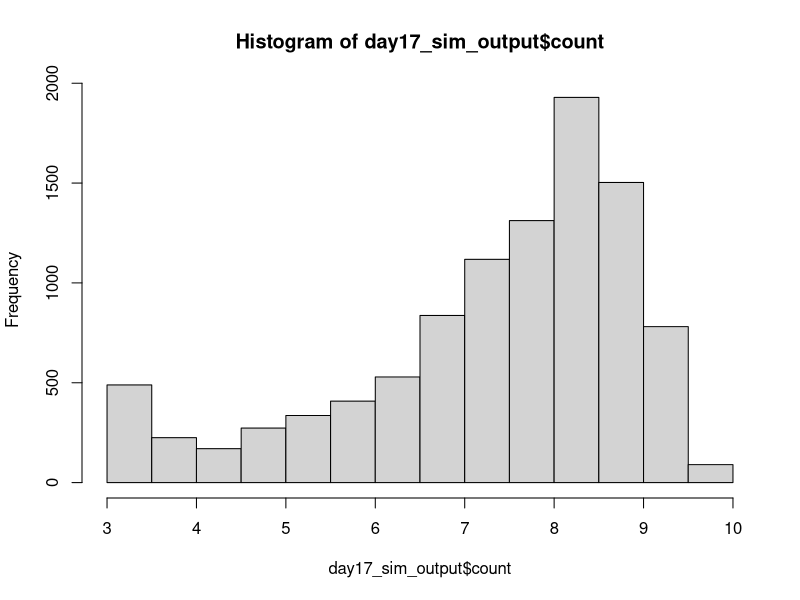
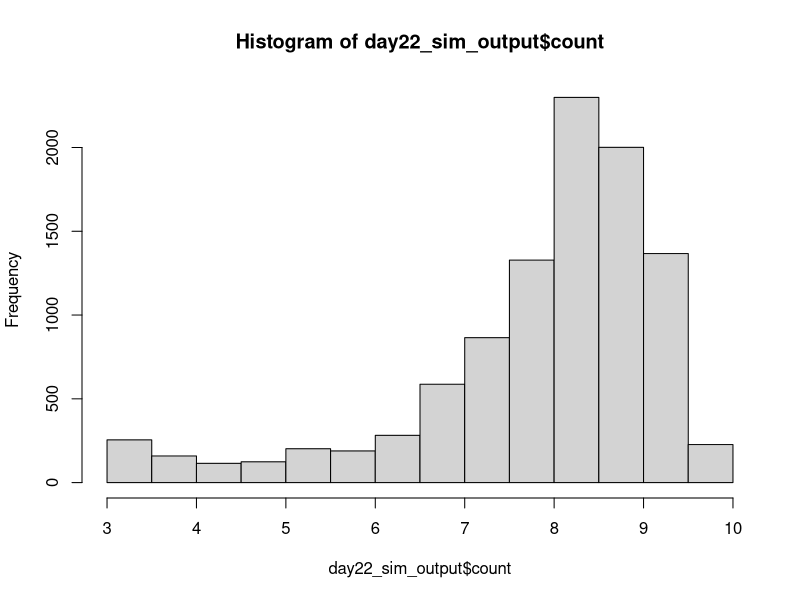

Recreate these plots in R, in order. (Note: this script raises an error after producing the figures.)
## ---------------------------Title---------------------------------------------
# CIDA Shelf Life Model

## ---------------------------Description---------------------------------------
# Project: CIDA Spinach 

# Description: 

## ---------------------------Packages------------------------------------------

#   Loading packages
library(dplyr); library(MASS); library(VGAM)

## ---------------------------Seed----------------------------------------------

#Set seed
set.seed(1)

## ---------------------------Inputs--------------------------------------------

#Load in data

strain_param <- read.csv("primary_model_parameters_strain_by_rep_2022_08_26.csv", header = TRUE)
apc_param <- read.csv("primary_model_parameters_apc_by_rep_2022_09_01.csv", header = TRUE)

mumax_secon <- read.csv("secondary_model_mumax_strain_by_rep_2022-09-01.csv", header = TRUE)
lag_secon <- read.csv("secondary_model_lag_strain_by_rep_2022_09_01.csv", header = TRUE)
lag_apc_secon <- read.csv("secondary_model_lag_apc_by_rep2022_09_01.csv", header = TRUE)

initial_count <- read.csv("initial_distribution_2022_08_24.csv", header = TRUE)
st_frequency <- read.csv("st_frequency_2022_05_18.csv", header = TRUE)

#Change strain parameters to lowercase 
strain_param$isolate <- tolower(strain_param$isolate)
apc_param$isolate <- tolower(apc_param$isolate)

mumax_secon$isolate <- tolower(mumax_secon$isolate)
lag_secon$isolate <- tolower(lag_secon$isolate)

#Initial Count Distribution: Log transforming initial count, and fitting a normal distribution to the data
initial_count_dist <- function(n){
  ans <- runif(n, min = initial_count$min, max = initial_count$max)
  return(ans)
}

#ST Distribution
isolates <- st_frequency$cida_isolates
st_prev <- st_frequency$frequency

st_dist <- function(n) {
ans <- sample(isolates, size = n, prob = st_prev, replace = T)
return(ans)
}

#Storage Temperature Distribution
temp_location <- 4
temp_shape <- 2.31

temp_dist <- function(n) {
  ans <- rlaplace(n, temp_location, temp_shape)
  for(i in 1:n)
  while (ans[i] < 0 | ans[i] > 10) {
    ans[i] <- rlaplace(1, temp_location, temp_shape)
  }
  return(ans)
}

#Primary Growth Models 


#Baranyi
baranyi <- function(day, log10n0, log10nmax, mumax, lag){
  log10n <- log10nmax + log10((-1 + exp(mumax * lag) + exp(mumax * day))/(exp(mumax * day) - 1 + exp(mumax * lag) * 10^(log10nmax - log10n0)))
}

#Baranyi without lag
baranyi_no_lag <- function(day, log10n0, log10nmax, mumax){
  log10n <- log10nmax - log10(1 + (10^(log10nmax - log10n0) - 1) * exp(-mumax * day))
}

#Buchanan
buchanan <- function(day, log10n0, log10nmax, mumax, lag){
  log10n <- log10n0 + (day >= lag) * (day <= (lag + (log10nmax - log10n0) * log(10) / mumax)) * mumax * (day - lag) / log(10) + (day >= lag) * (day>(lag + (log10nmax - log10n0) * log(10) / mumax)) * (log10nmax - log10n0)
}

#Buchanan without lag
buchanan_no_lag <- function(day, log10n0, log10nmax, mumax){
  log10n <- log10n0 + (day <= ((log10nmax - log10n0) * log(10) / mumax)) * mumax * day / log(10) + (day > ((log10nmax - log10n0) * log(10) / mumax)) * (log10nmax - log10n0)
}

#Gompertz
gompertz <- function(day, log10n0, log10nmax, mumax, lag){
  log10n <- log10n0 + (log10nmax - log10n0) * exp(-exp(mumax * exp(1) * (lag - day) / ((log10nmax - log10n0) * log(10)) + 1))
}


log10N_with_lag <- function(day, log10n0, log10nmax, mumax, lag, model) {
  ans <- numeric(length = length(day))
  for(i in seq_along(day)){
    if (model[i] == "baranyi") {
      ans[i] <- baranyi(day[i], log10n0[i], log10nmax[i], mumax[i], lag[i])
    }
    else if(model[i] == 'buchanan') {
      ans[i] <- buchanan(day[i], log10n0[i], log10nmax[i], mumax[i], lag[i])
    }
    else if(model[i] == "gompertz"){
      ans[i] <- gompertz(day[i], log10n0[i], log10nmax[i], mumax[i], lag[i])
    } 
    else{
      stop(paste0(model, " is not a valid model name. Must be one of Buchanan, Baranyi, Gompertz."))
    }
  }
  return(ans)
  
}

log10N_without_lag <- function(day, log10n0, log10nmax, mumax, model) {
  ans <- numeric(length = length(day))
  for(i in seq_along(day)){
    if (model[i] == "baranyi_no_lag") {
      ans[i] <- baranyi_no_lag(day[i], log10n0[i], log10nmax[i], mumax[i])
    }
    else if(model[i] == 'buchanan_no_lag') {
      ans[i] <- buchanan_no_lag(day[i], log10n0[i], log10nmax[i], mumax[i])
    }
    else{
      stop(paste0(model, " is not a valid model name. Must be one of Buchanan, Baranyi, Gompertz."))
    }
  }
  return(ans)
  
}

#Secondary model 

NewMu <- function(temp, b, temp_min) {
  sqrt_mu <- b*(temp - temp_min)
  ans <- sqrt_mu^2
  return(ans)
}

NewLag <- function(temp, b, temp_min) {
  sqrt_lag <- b*(temp - temp_min)
  ans <- sqrt_lag^2
  return(ans)
}

## ---------------------------Simulation Overview-------------------------------

n_packages <- 10000
n_sim <- n_packages
n_day <- 22

## ---------------Assigning Model Inputs----------------------------------------

#Assigning initial count, ST and temperature to each package
packages_sim <- data.frame(matrix(, nrow = n_sim, ncol = 9))
colnames(packages_sim) <- c("package", "initial_count", "storage_temp", "isolate", "isolate_rep", "model", "lag", "mu", "nmax")

packages_sim$package <- rep(1:n_packages)
packages_sim$initial_count <- initial_count_dist(n_sim)
packages_sim$storage_temp <- temp_dist(n_sim)
packages_sim$isolate <- st_dist(n_sim)
packages_sim$isolate_rep <- sample(1:3, n_sim, replace = TRUE)

#Assigning a growth model to each package. The selected model will be the best fitting model at 6˚C 
for(i in 1:n_sim){
  strain_index <- which(packages_sim$isolate[i] == strain_param$isolate & packages_sim$isolate_rep[i] == strain_param$rep & 6 == strain_param$temp)
  packages_sim$model[i] <- strain_param$model_type[strain_index]
}

#Assign lag to each package

for(i in 1:n_sim){
  rep <- packages_sim$isolate_rep[i]
  if(packages_sim$isolate[i] == "s12-0180"){
    rep <- sample(c(1, 3), 1, replace = TRUE)
  } else if (packages_sim$isolate[i] == "s12-0184"){
    rep <- 1
  } else if (packages_sim$isolate[i] == "s12-0132"){
    rep <- 3
  }  else {
    rep <- rep
  }
  apc_lag <- 0
  strain_index <- which(packages_sim$isolate[i] == lag_secon$isolate & rep == lag_secon$rep)
  strain_lag <- NewLag(packages_sim$storage_temp[i], lag_secon$b_mu[strain_index], lag_secon$temp_min_mu[strain_index])
  strain_lag <- ifelse(packages_sim$isolate[i] == "s12-0166", 0, strain_lag)
  packages_sim$lag[i] <- runif(n = 1, min = min(strain_lag, apc_lag), max = max(strain_lag, apc_lag))
  packages_sim$lag[i] <- packages_sim$lag[i]
}

packages_sim$lag <- ifelse(packages_sim$model %in% c("baranyi_no_lag", "buchanan_no_lag"), NA, packages_sim$lag)

#Assign mumax to each package
for(i in 1:n_sim){
  rep <- ifelse(packages_sim$isolate[i] == "s12-0141", 1, packages_sim$isolate_rep[i])
  strain_index <- which(packages_sim$isolate[i] == mumax_secon$isolate & rep == mumax_secon$rep)
  package_mu <- NewMu(packages_sim$storage_temp[i], mumax_secon$b_mu[strain_index], mumax_secon$temp_min_mu[strain_index])
  packages_sim$mu[i] <- package_mu*1.2
}

#Assign nmax to each package
for(i in 1:n_sim){
  rep <- packages_sim$isolate_rep[i]
strain_index <- which(packages_sim$isolate[i] == strain_param$isolate & rep == strain_param$rep & 6 == strain_param$temp)
apc_index <- which(packages_sim$isolate[i] == apc_param$isolate & rep == apc_param$rep & 6 == apc_param$temp)
strain_nmax <- strain_param$nmax[strain_index]
apc_nmax <- apc_param$nmax[strain_index]
packages_sim$nmax[i] <- runif(n = 1, strain_nmax, apc_nmax)
}

## ----------------Assessing Growth Over Shelf Life-----------------------------

models_with_lag <- c("baranyi", "buchanan", "gompertz")

shelf_life_sim <- packages_sim[rep(seq_len(nrow(packages_sim)), each = 22), ]
rownames(shelf_life_sim) <- 1:nrow(shelf_life_sim)
shelf_life_sim["day"] <- rep(1:n_day, times = n_sim)
shelf_life_sim["count"] <- NA

shelf_life_sim[is.na(shelf_life_sim$lag), ] <- shelf_life_sim[is.na(shelf_life_sim$lag), ] %>% 
  mutate(count = log10N_without_lag(day, initial_count, nmax, mu, model))

shelf_life_sim[!is.na(shelf_life_sim$lag), ] <- shelf_life_sim[!is.na(shelf_life_sim$lag), ] %>% 
  mutate(count = log10N_with_lag(day, initial_count, nmax, mu, lag, model))

## --------------------------------Plotting Outcome-----------------------------

day17_sim_output <- shelf_life_sim %>%
  filter(day == 17)

h17 <- hist(day17_sim_output$count)
h17


day22_sim_output <- shelf_life_sim %>%
  filter(day == 22)

h22 <- hist(day22_sim_output$count)
h22

## --------------------------------Threshold------------------------------------

sa_temp <- shelf_life_sim %>%
  group_by(day) %>%
  summarise(prop_fail = sum(count > 7.6)/n_packages) %>%
  mutate(adj = 1.2) %>%
  mutate(param = "mumax")

## --------------------------------Export---------------------------------------

date <- Sys.Date()
date <- gsub("-", "_", date)
file_name <- paste0("output/sa_mumax_", date,".csv")
  
write.table(sa_temp, file_name, sep = ",", col.names = !file.exists(file_name), append = T, row.names = FALSE)
